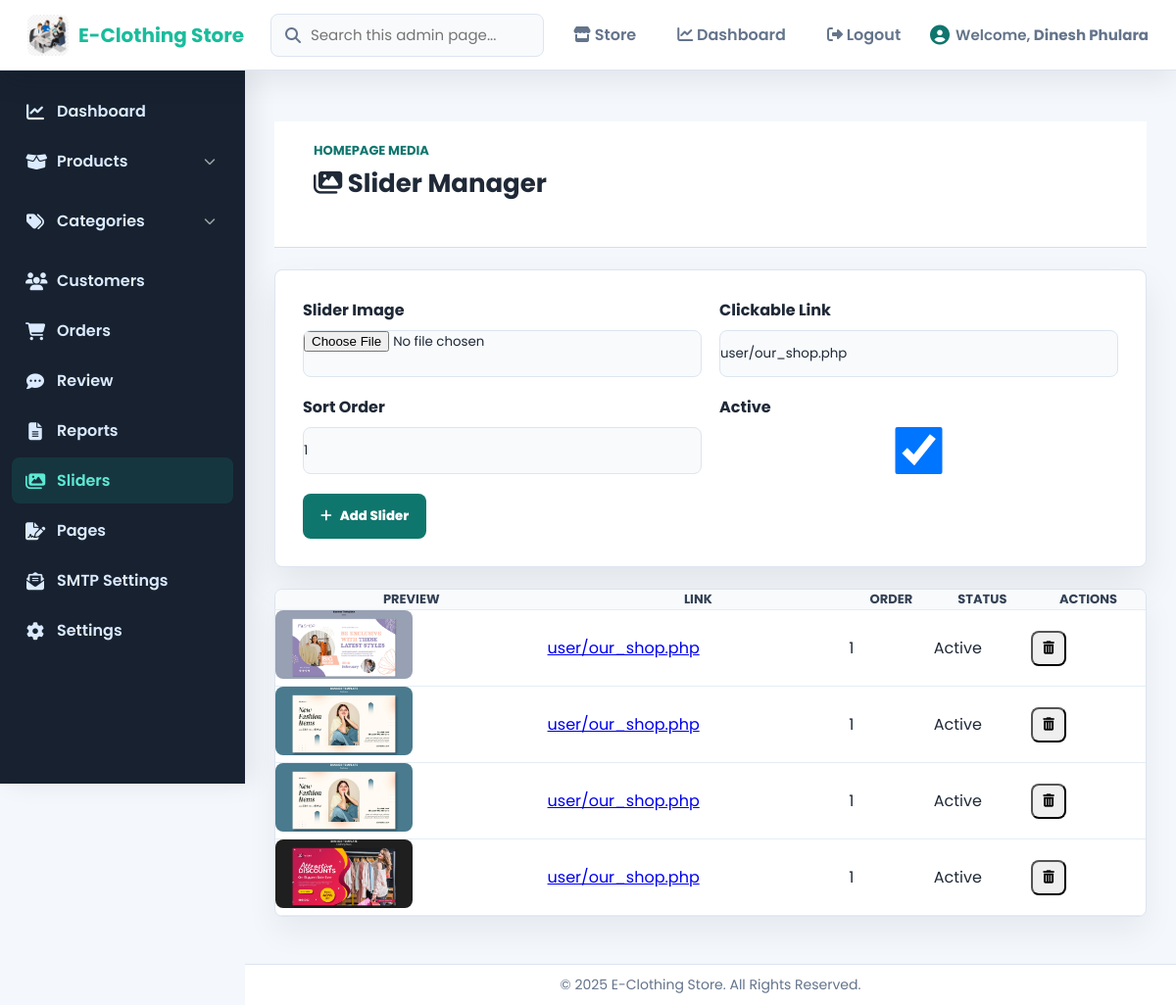
Screenshot of /Admin/sliders.php (signed in) with the database file from the repository.
### tables this page shows
CREATE TABLE `store_settings` (
  `id` int NOT NULL AUTO_INCREMENT,
  `store_name` varchar(255) NOT NULL,
  `store_logo` varchar(255) DEFAULT NULL,
  `contact_number` varchar(50) DEFAULT NULL,
  `store_email` varchar(255) DEFAULT NULL,
  `store_address` varchar(255) DEFAULT NULL,
  `store_information` text,
  `established_date` varchar(50) DEFAULT NULL,
  `currency_code` varchar(10) NOT NULL DEFAULT 'NPR',
  `currency_symbol` varchar(20) NOT NULL DEFAULT 'Rs',
  PRIMARY KEY (`id`)
);

CREATE TABLE `home_sliders` (
  `id` int NOT NULL AUTO_INCREMENT,
  `image` varchar(255) NOT NULL,
  `link_url` varchar(255) NOT NULL DEFAULT 'user/our_shop.php',
  `sort_order` int NOT NULL DEFAULT '0',
  `is_active` tinyint(1) NOT NULL DEFAULT '1',
  `created_at` datetime DEFAULT CURRENT_TIMESTAMP,
  PRIMARY KEY (`id`)
);

### includes/store.php (called while the page is built, shortened)
<?php
function ensure_store_settings_schema(mysqli $con): void
{
    mysqli_query($con, "
        CREATE TABLE IF NOT EXISTS store_settings (
            id INT NOT NULL AUTO_INCREMENT,
            store_name VARCHAR(255) NOT NULL DEFAULT 'E-Clothing Store',
            store_logo VARCHAR(255) DEFAULT NULL,
            contact_number VARCHAR(30) NOT NULL DEFAULT '+9779806478012',
            store_email VARCHAR(255) NOT NULL DEFAULT 'help@example.com',
            store_address TEXT,
            store_information TEXT,
            established_date DATE DEFAULT NULL,
            currency_code VARCHAR(10) NOT NULL DEFAULT 'NPR',
            currency_symbol VARCHAR(20) NOT NULL DEFAULT 'Rs',
            PRIMARY KEY (id)
        ) ENGINE=InnoDB DEFAULT CHARSET=utf8mb4 COLLATE=utf8mb4_general_ci
    ");
    $columns = [];
    $result = mysqli_query($con, "SHOW COLUMNS FROM store_settings");
    while ($result && $row = mysqli_fetch_assoc($result)) {
        $columns[] = $row['Field'];
    }
    $missing = [
        'store_name' => "ADD store_name varchar(255) NOT NULL DEFAULT 'E-Clothing Store' AFTER id",
        'store_logo' => "ADD store_logo varchar(255) DEFAULT NULL AFTER store_name",
        'contact_number' => "ADD contact_number varchar(30) NOT NULL DEFAULT '+9779806478012' AFTER store_logo",
        'store_email' => "ADD store_email varchar(255) NOT NULL DEFAULT 'help@example.com' AFTER contact_number",
        'store_address' => "ADD store_address text AFTER store_email",
        'store_information' => "ADD store_information text AFTER store_address",
        'established_date' => "ADD established_date date DEFAULT NULL AFTER store_information",
        'currency_code' => "ADD currency_code varchar(10) NOT NULL DEFAULT 'NPR' AFTER established_date",
        'currency_symbol' => "ADD currency_symbol varchar(20) NOT NULL DEFAULT 'Rs' AFTER currency_code",
    ];
    $countResult = mysqli_query($con, "SELECT COUNT(*) AS total FROM store_settings");
    $count = $countResult ? (int) (mysqli_fetch_assoc($countResult)['total'] ?? 0) : 0;
}
function get_store_settings(mysqli $con): array
{
    ensure_store_settings_schema($con);
    $result = mysqli_query($con, "SELECT * FROM store_settings ORDER BY id DESC LIMIT 1");
    $settings = $result ? (mysqli_fetch_assoc($result) ?: []) : [];
    return array_merge([
        'store_name' => 'E-Clothing Store',
        'store_logo' => null,
        'contact_number' => '+9779806478012',
        'store_email' => 'help@example.com',
        'store_address' => 'Dhangadhi, Kailali Nepal',
        'store_information' => 'Quality fashion, fast service, and reliable Cash on Delivery across Nepal.',
        'currency_code' => 'NPR',
        'currency_symbol' => 'Rs',
    ], $settings);
}

### includes/slider.php (called while the page is built, shortened)
<?php
function ensure_home_sliders_table(mysqli $con): void
{
    mysqli_query($con, "CREATE TABLE IF NOT EXISTS home_sliders (
        id INT NOT NULL AUTO_INCREMENT,
        image VARCHAR(255) NOT NULL,
        link_url VARCHAR(255) NOT NULL DEFAULT 'user/our_shop.php',
        sort_order INT NOT NULL DEFAULT 0,
        is_active TINYINT(1) NOT NULL DEFAULT 1,
        created_at DATETIME DEFAULT CURRENT_TIMESTAMP,
        PRIMARY KEY (id)
    ) ENGINE=InnoDB DEFAULT CHARSET=utf8mb4 COLLATE=utf8mb4_general_ci");
    $columns = [];
    $result = mysqli_query($con, "SHOW COLUMNS FROM home_sliders");
    while ($result && $row = mysqli_fetch_assoc($result)) {
        $columns[] = $row['Field'];
    }
    $missing = [
        'image' => "ADD image varchar(255) NOT NULL DEFAULT '' AFTER id",
        'link_url' => "ADD link_url varchar(255) NOT NULL DEFAULT 'user/our_shop.php' AFTER image",
        'sort_order' => "ADD sort_order int NOT NULL DEFAULT 0 AFTER link_url",
        'is_active' => "ADD is_active tinyint(1) NOT NULL DEFAULT 1 AFTER sort_order",
        'created_at' => "ADD created_at datetime DEFAULT CURRENT_TIMESTAMP AFTER is_active",
    ];
    $countResult = mysqli_query($con, "SELECT COUNT(*) AS total FROM home_sliders");
    $total = $countResult ? (int) (mysqli_fetch_assoc($countResult)['total'] ?? 0) : 0;
}
function get_home_sliders(mysqli $con): array
{
    ensure_home_sliders_table($con);
    $slides = [];
    $result = mysqli_query($con, "SELECT * FROM home_sliders WHERE is_active = 1 ORDER BY sort_order ASC, id ASC");
    if ($result) {
        while ($row = mysqli_fetch_assoc($result)) {
            $slides[] = $row;
        }
    }
    return $slides;
}

### Admin/sliders.php (the view, shortened to what this page needs)
<?php
include '../includes/header.php';
require_once __DIR__ . '/../includes/slider.php';
$slides = get_home_sliders($con);
?>
<section class="dashboard-content">
    <header class="page-header dashboard-heading">
        <div>
            <p class="eyebrow">Homepage media</p>
            <h1><i class="fas fa-images"></i> Slider Manager</h1>
        </div>
    </header>
    <form method="POST" enctype="multipart/form-data" class="admin-form-card">
        <div class="admin-form-grid">
            <label>
                <span>Slider Image</span>
                <input type="file" name="image" accept="image/*" required>
            </label>
            <label>
                <span>Clickable Link</span>
                <input type="text" name="link_url" value="user/our_shop.php" required>
            </label>
            <label>
                <span>Sort Order</span>
                <input type="number" name="sort_order" value="1" min="0">
            </label>
            <label class="checkbox-label">
                <span>Active</span>
                <input type="checkbox" name="is_active" checked>
            </label>
        </div>
        <div class="admin-form-actions">
            <button type="submit"><i class="fas fa-plus"></i> Add Slider</button>
        </div>
    </form>
    <div class="table-container" style="margin-top: 22px;">
        <table>
            <thead>
                <tr>
                    <th>Preview</th>
                    <th>Link</th>
                    <th>Order</th>
                    <th>Status</th>
                    <th>Actions</th>
                </tr>
            </thead>
            <tbody>
                <?php foreach ($slides as $slide): ?>
                    <?php
                    $slideLink = $slide['link_url'];
                    $slideHref = preg_match('/^https?:\/\//', $slideLink) ? $slideLink : '../' . ltrim($slideLink, '/');
                    ?>
                    <tr>
                        <td><img src="../assets/images/<?= htmlspecialchars($slide['image']) ?>" alt="" style="width: 140px; height: 70px; object-fit: cover; border-radius: 8px;"></td>
                        <td><a href="<?= htmlspecialchars($slideHref) ?>" target="_blank" rel="noopener"><?= htmlspecialchars($slide['link_url']) ?></a></td>
                        <td><?= (int) $slide['sort_order'] ?></td>
                        <td><?= $slide['is_active'] ? 'Active' : 'Hidden' ?></td>
                        <td>
                            <form method="POST" style="display:inline" onsubmit="return confirm('Remove this slider?');">
                                <button class="btn delete-btn" type="submit"><i class="fas fa-trash-alt"></i></button>
                            </form>
                        </td>
                    </tr>
                <?php endforeach; ?>
            </tbody>
        </table>
    </div>
</section>
<?php include '../includes/footer.php'; ?>

### includes/header.php (shortened to what this page needs)
<?php
require_once __DIR__ . '/store.php';
$con = require_admin(null, '../Admin/Adminlogin.php');
$adminName = $_SESSION['admin_name'] ?? $_SESSION['admin_email'];
$currentScript = strtolower(str_replace('\\', '/', $_SERVER['SCRIPT_NAME'] ?? ''));
if (!function_exists('admin_nav_active')) {
    function admin_nav_active($needles)
    {
        global $currentScript;
        foreach ((array) $needles as $needle) {
            if (str_contains($currentScript, strtolower($needle))) {
                return 'active';
            }
        }
        return '';
    }
}
$storeSettings = get_store_settings($con);
$storeName = $storeSettings['store_name'] ?? "E-Clothing Store";
$storeLogo = $storeSettings['store_logo'] ?? null;
?>
<!DOCTYPE html>
<html lang="en">
<head>
    <link rel="stylesheet" href="../assets/css/Admindashboard.css" />
    <link rel="stylesheet" href="../assets/css/add_product.css" />
    <link rel="stylesheet" href="../assets/css/view_product.css" />
    <link rel="stylesheet" href="../assets/css/edit_product.css" />
    <link rel="stylesheet" href="../assets/css/customers.css" />
    <link rel="stylesheet" href="../assets/css/admin-modern.css" />
    <link rel="stylesheet" href="https://cdnjs.cloudflare.com/ajax/libs/font-awesome/6.4.0/css/all.min.css" />
</head>
<body>
    <header class="topnav admin-topbar">
        <a class="logo admin-brand" href="../Admin/Admindashboard.php" aria-label="Admin dashboard">
            <?php if ($storeLogo): ?>
                <img src="../assets/images/<?= htmlspecialchars($storeLogo) ?>"
                    alt="<?= htmlspecialchars($storeName) ?> Logo"
                    class="admin-brand-logo">
            <?php else: ?>
                <i class="fas fa-tshirt"></i>
            <?php endif; ?>
            <span><?= htmlspecialchars($storeName) ?></span>
        </a>
        <div class="admin-search-shell">
            <i class="fas fa-search" aria-hidden="true"></i>
            <input type="search" id="adminGlobalSearch" placeholder="Search this admin page..." autocomplete="off" aria-label="Search this admin page">
        </div>
        <nav class="topnav-menu admin-actions" aria-label="Admin shortcuts">
            <a href="../index.php" class="nav-link"><i class="fas fa-store"></i> Store</a>
            <a href="../Admin/Admindashboard.php" class="nav-link <?= admin_nav_active('/admin/admindashboard.php') ?>"><i class="fas fa-chart-line"></i> Dashboard</a>
            <a href="../Admin/Logout.php" class="nav-link logout-link"><i class="fas fa-sign-out-alt"></i> Logout</a>
        </nav>
        <div class="welcome-msg">
            <i class="fas fa-user-circle"></i>
            <span>Welcome, <strong><?php echo htmlspecialchars($adminName); ?></strong></span>
        </div>
    </header>
    <aside class="sidebar">
        <ul class="sidebar-menu">
            <li><a href="../Admin/Admindashboard.php" class="sidebar-link <?= admin_nav_active('/admin/admindashboard.php') ?>"><i class="fas fa-chart-line"></i>
                    Dashboard</a></li>
            <li class="dropdown <?= admin_nav_active('/product/') ? 'open' : '' ?>">
                <a href="#" class="sidebar-link dropdown-toggle">
                    <i class="fas fa-box-open"></i> Products <i class="fas fa-chevron-down"></i>
                </a>
            </li>
            <li class="dropdown <?= admin_nav_active('/category/') ? 'open' : '' ?>">
                <a href="#" class="sidebar-link dropdown-toggle">
                    <i class="fas fa-tags"></i> Categories <i class="fas fa-chevron-down"></i>
                </a>
            </li>
            <li><a href="../Admin/customers.php" class="sidebar-link <?= admin_nav_active('/admin/customers.php') ?>"><i class="fas fa-users"></i> Customers</a></li>
            <li><a href="../Admin/Adminorders.php" class="sidebar-link <?= admin_nav_active('/admin/adminorders.php') ?>"><i class="fas fa-shopping-cart"></i> Orders</a>
            </li>
            <li><a href="../Admin/product_rating_review.php" class="sidebar-link <?= admin_nav_active('/admin/product_rating_review.php') ?>"><i class="fas fa-comment-dots"></i>
                    Review</a></li>
            <li><a href="../Admin/report.php" class="sidebar-link <?= admin_nav_active('/admin/report.php') ?>"><i class="fas fa-file-alt"></i> Reports</a></li>
            <li><a href="../Admin/sliders.php" class="sidebar-link <?= admin_nav_active('/admin/sliders.php') ?>"><i class="fas fa-images"></i> Sliders</a></li>
            <li><a href="../Admin/pages.php" class="sidebar-link <?= admin_nav_active('/admin/pages.php') ?>"><i class="fas fa-file-signature"></i> Pages</a></li>
            <li><a href="../Admin/smtp_settings.php" class="sidebar-link <?= admin_nav_active('/admin/smtp_settings.php') ?>"><i class="fas fa-envelope-open-text"></i> SMTP Settings</a></li>
            <li><a href="../Admin/setting.php" class="sidebar-link <?= admin_nav_active('/admin/setting.php') ?>"><i class="fas fa-cog"></i> Settings</a></li>
        </ul>
    </aside>
    <main class="main-content">

### rows the page displays
store_settings: store_logo (picture), store_name "E-Clothing Store"
home_sliders: image (picture), link_url "user/our_shop.php", sort_order "1", is_active "Active"
home_sliders: image (picture), link_url "user/our_shop.php", sort_order "1", is_active "Active"
home_sliders: image (picture), link_url "user/our_shop.php", sort_order "1", is_active "Active"
home_sliders: image (picture), link_url "user/our_shop.php", sort_order "1", is_active "Active"

### other values shown
$adminName "Dinesh Phulara"
